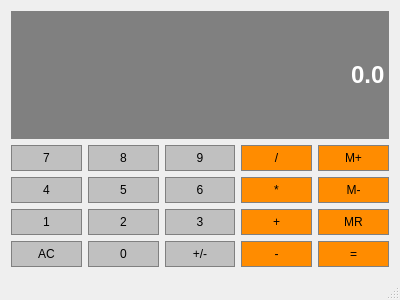
<?xml version="1.0" encoding="UTF-8"?>
<ui version="4.0">
 <class>Calculator</class>
 <widget class="QMainWindow" name="Calculator">
  <property name="geometry">
   <rect>
    <x>0</x>
    <y>0</y>
    <width>400</width>
    <height>300</height>
   </rect>
  </property>
  <property name="windowTitle">
   <string>Calculator</string>
  </property>
  <widget class="QWidget" name="centralWidget">
   <layout class="QGridLayout" name="gridLayout">
    <item row="3" column="0">
     <widget class="QPushButton" name="Btn1">
      <property name="sizePolicy">
       <sizepolicy hsizetype="Preferred" vsizetype="Preferred">
        <horstretch>0</horstretch>
        <verstretch>0</verstretch>
       </sizepolicy>
      </property>
      <property name="styleSheet">
       <string notr="true">QPushButton {
	background-color: #C0C0C0;
	border: 1px solid grey;
	padding: 5px;
}

QPushButton:pressed {
	background-color: #A9A9A9;
	border: 1px solid grey;
	padding: 5px;
}</string>
      </property>
      <property name="text">
       <string>1</string>
      </property>
     </widget>
    </item>
    <item row="1" column="0">
     <widget class="QPushButton" name="Btn7">
      <property name="sizePolicy">
       <sizepolicy hsizetype="Preferred" vsizetype="Preferred">
        <horstretch>0</horstretch>
        <verstretch>0</verstretch>
       </sizepolicy>
      </property>
      <property name="styleSheet">
       <string notr="true">QPushButton {
	background-color: #C0C0C0;
	border: 1px solid grey;
	padding: 5px;
}

QPushButton:pressed {
	background-color: #A9A9A9;
	border: 1px solid grey;
	padding: 5px;
}</string>
      </property>
      <property name="text">
       <string>7</string>
      </property>
     </widget>
    </item>
    <item row="1" column="2">
     <widget class="QPushButton" name="Btn9">
      <property name="sizePolicy">
       <sizepolicy hsizetype="Preferred" vsizetype="Preferred">
        <horstretch>0</horstretch>
        <verstretch>0</verstretch>
       </sizepolicy>
      </property>
      <property name="styleSheet">
       <string notr="true">QPushButton {
	background-color: #C0C0C0;
	border: 1px solid grey;
	padding: 5px;
}

QPushButton:pressed {
	background-color: #A9A9A9;
	border: 1px solid grey;
	padding: 5px;
}</string>
      </property>
      <property name="text">
       <string>9</string>
      </property>
     </widget>
    </item>
    <item row="1" column="3">
     <widget class="QPushButton" name="BtnDiv">
      <property name="sizePolicy">
       <sizepolicy hsizetype="Preferred" vsizetype="Preferred">
        <horstretch>0</horstretch>
        <verstretch>0</verstretch>
       </sizepolicy>
      </property>
      <property name="styleSheet">
       <string notr="true">QPushButton {
	background-color: #FF8C00;
	border: 1px solid grey;
	padding: 5px;
}

QPushButton:pressed {
	background-color: #A9A9A9;
	border: 1px solid grey;
	padding: 5px;
}</string>
      </property>
      <property name="text">
       <string>/</string>
      </property>
     </widget>
    </item>
    <item row="1" column="1">
     <widget class="QPushButton" name="Btn8">
      <property name="sizePolicy">
       <sizepolicy hsizetype="Preferred" vsizetype="Preferred">
        <horstretch>0</horstretch>
        <verstretch>0</verstretch>
       </sizepolicy>
      </property>
      <property name="styleSheet">
       <string notr="true">QPushButton {
	background-color: #C0C0C0;
	border: 1px solid grey;
	padding: 5px;
}

QPushButton:pressed {
	background-color: #A9A9A9;
	border: 1px solid grey;
	padding: 5px;
}</string>
      </property>
      <property name="text">
       <string>8</string>
      </property>
     </widget>
    </item>
    <item row="1" column="4">
     <widget class="QPushButton" name="BtnMemPlus">
      <property name="sizePolicy">
       <sizepolicy hsizetype="Preferred" vsizetype="Preferred">
        <horstretch>0</horstretch>
        <verstretch>0</verstretch>
       </sizepolicy>
      </property>
      <property name="styleSheet">
       <string notr="true">QPushButton {
	background-color: #FF8C00;
	border: 1px solid grey;
	padding: 5px;
}

QPushButton:pressed {
	background-color: #A9A9A9;
	border: 1px solid grey;
	padding: 5px;
}</string>
      </property>
      <property name="text">
       <string>M+</string>
      </property>
     </widget>
    </item>
    <item row="2" column="4">
     <widget class="QPushButton" name="BtnMemMinus">
      <property name="sizePolicy">
       <sizepolicy hsizetype="Preferred" vsizetype="Preferred">
        <horstretch>0</horstretch>
        <verstretch>0</verstretch>
       </sizepolicy>
      </property>
      <property name="styleSheet">
       <string notr="true">QPushButton {
	background-color: #FF8C00;
	border: 1px solid grey;
	padding: 5px;
}

QPushButton:pressed {
	background-color: #A9A9A9;
	border: 1px solid grey;
	padding: 5px;
}</string>
      </property>
      <property name="text">
       <string>M-</string>
      </property>
     </widget>
    </item>
    <item row="2" column="0">
     <widget class="QPushButton" name="Btn4">
      <property name="sizePolicy">
       <sizepolicy hsizetype="Preferred" vsizetype="Preferred">
        <horstretch>0</horstretch>
        <verstretch>0</verstretch>
       </sizepolicy>
      </property>
      <property name="styleSheet">
       <string notr="true">QPushButton {
	background-color: #C0C0C0;
	border: 1px solid grey;
	padding: 5px;
}

QPushButton:pressed {
	background-color: #A9A9A9;
	border: 1px solid grey;
	padding: 5px;
}</string>
      </property>
      <property name="text">
       <string>4</string>
      </property>
     </widget>
    </item>
    <item row="2" column="2">
     <widget class="QPushButton" name="Btn6">
      <property name="sizePolicy">
       <sizepolicy hsizetype="Preferred" vsizetype="Preferred">
        <horstretch>0</horstretch>
        <verstretch>0</verstretch>
       </sizepolicy>
      </property>
      <property name="styleSheet">
       <string notr="true">QPushButton {
	background-color: #C0C0C0;
	border: 1px solid grey;
	padding: 5px;
}

QPushButton:pressed {
	background-color: #A9A9A9;
	border: 1px solid grey;
	padding: 5px;
}</string>
      </property>
      <property name="text">
       <string>6</string>
      </property>
     </widget>
    </item>
    <item row="2" column="3">
     <widget class="QPushButton" name="BtnMult">
      <property name="sizePolicy">
       <sizepolicy hsizetype="Preferred" vsizetype="Preferred">
        <horstretch>0</horstretch>
        <verstretch>0</verstretch>
       </sizepolicy>
      </property>
      <property name="styleSheet">
       <string notr="true">QPushButton {
	background-color: #FF8C00;
	border: 1px solid grey;
	padding: 5px;
}

QPushButton:pressed {
	background-color: #A9A9A9;
	border: 1px solid grey;
	padding: 5px;
}</string>
      </property>
      <property name="text">
       <string>*</string>
      </property>
     </widget>
    </item>
    <item row="2" column="1">
     <widget class="QPushButton" name="Btn5">
      <property name="sizePolicy">
       <sizepolicy hsizetype="Preferred" vsizetype="Preferred">
        <horstretch>0</horstretch>
        <verstretch>0</verstretch>
       </sizepolicy>
      </property>
      <property name="styleSheet">
       <string notr="true">QPushButton {
	background-color: #C0C0C0;
	border: 1px solid grey;
	padding: 5px;
}

QPushButton:pressed {
	background-color: #A9A9A9;
	border: 1px solid grey;
	padding: 5px;
}</string>
      </property>
      <property name="text">
       <string>5</string>
      </property>
     </widget>
    </item>
    <item row="4" column="0">
     <widget class="QPushButton" name="BtnAC">
      <property name="sizePolicy">
       <sizepolicy hsizetype="Preferred" vsizetype="Preferred">
        <horstretch>0</horstretch>
        <verstretch>0</verstretch>
       </sizepolicy>
      </property>
      <property name="styleSheet">
       <string notr="true">QPushButton {
	background-color: #C0C0C0;
	border: 1px solid grey;
	padding: 5px;
}

QPushButton:pressed {
	background-color: #A9A9A9;
	border: 1px solid grey;
	padding: 5px;
}</string>
      </property>
      <property name="text">
       <string>AC</string>
      </property>
     </widget>
    </item>
    <item row="3" column="1">
     <widget class="QPushButton" name="Btn2">
      <property name="sizePolicy">
       <sizepolicy hsizetype="Preferred" vsizetype="Preferred">
        <horstretch>0</horstretch>
        <verstretch>0</verstretch>
       </sizepolicy>
      </property>
      <property name="styleSheet">
       <string notr="true">QPushButton {
	background-color: #C0C0C0;
	border: 1px solid grey;
	padding: 5px;
}

QPushButton:pressed {
	background-color: #A9A9A9;
	border: 1px solid grey;
	padding: 5px;
}</string>
      </property>
      <property name="text">
       <string>2</string>
      </property>
     </widget>
    </item>
    <item row="3" column="2">
     <widget class="QPushButton" name="Btn3">
      <property name="sizePolicy">
       <sizepolicy hsizetype="Preferred" vsizetype="Preferred">
        <horstretch>0</horstretch>
        <verstretch>0</verstretch>
       </sizepolicy>
      </property>
      <property name="styleSheet">
       <string notr="true">QPushButton {
	background-color: #C0C0C0;
	border: 1px solid grey;
	padding: 5px;
}

QPushButton:pressed {
	background-color: #A9A9A9;
	border: 1px solid grey;
	padding: 5px;
}</string>
      </property>
      <property name="text">
       <string>3</string>
      </property>
     </widget>
    </item>
    <item row="3" column="3">
     <widget class="QPushButton" name="BtnPlus">
      <property name="sizePolicy">
       <sizepolicy hsizetype="Preferred" vsizetype="Preferred">
        <horstretch>0</horstretch>
        <verstretch>0</verstretch>
       </sizepolicy>
      </property>
      <property name="styleSheet">
       <string notr="true">QPushButton {
	background-color: #FF8C00;
	border: 1px solid grey;
	padding: 5px;
}

QPushButton:pressed {
	background-color: #A9A9A9;
	border: 1px solid grey;
	padding: 5px;
}</string>
      </property>
      <property name="text">
       <string>+</string>
      </property>
     </widget>
    </item>
    <item row="3" column="4">
     <widget class="QPushButton" name="BtnMem">
      <property name="sizePolicy">
       <sizepolicy hsizetype="Preferred" vsizetype="Preferred">
        <horstretch>0</horstretch>
        <verstretch>0</verstretch>
       </sizepolicy>
      </property>
      <property name="styleSheet">
       <string notr="true">QPushButton {
	background-color: #FF8C00;
	border: 1px solid grey;
	padding: 5px;
}

QPushButton:pressed {
	background-color: #A9A9A9;
	border: 1px solid grey;
	padding: 5px;
}</string>
      </property>
      <property name="text">
       <string>MR</string>
      </property>
     </widget>
    </item>
    <item row="4" column="1">
     <widget class="QPushButton" name="Btn0">
      <property name="sizePolicy">
       <sizepolicy hsizetype="Preferred" vsizetype="Preferred">
        <horstretch>0</horstretch>
        <verstretch>0</verstretch>
       </sizepolicy>
      </property>
      <property name="styleSheet">
       <string notr="true">QPushButton {
	background-color: #C0C0C0;
	border: 1px solid grey;
	padding: 5px;
}

QPushButton:pressed {
	background-color: #A9A9A9;
	border: 1px solid grey;
	padding: 5px;
}</string>
      </property>
      <property name="text">
       <string>0</string>
      </property>
     </widget>
    </item>
    <item row="4" column="2">
     <widget class="QPushButton" name="BtnSign">
      <property name="sizePolicy">
       <sizepolicy hsizetype="Preferred" vsizetype="Preferred">
        <horstretch>0</horstretch>
        <verstretch>0</verstretch>
       </sizepolicy>
      </property>
      <property name="styleSheet">
       <string notr="true">QPushButton {
	background-color: #C0C0C0;
	border: 1px solid grey;
	padding: 5px;
}

QPushButton:pressed {
	background-color: #A9A9A9;
	border: 1px solid grey;
	padding: 5px;
}</string>
      </property>
      <property name="text">
       <string>+/-</string>
      </property>
     </widget>
    </item>
    <item row="4" column="3">
     <widget class="QPushButton" name="BtnMinus">
      <property name="sizePolicy">
       <sizepolicy hsizetype="Preferred" vsizetype="Preferred">
        <horstretch>0</horstretch>
        <verstretch>0</verstretch>
       </sizepolicy>
      </property>
      <property name="styleSheet">
       <string notr="true">QPushButton {
	background-color: #FF8C00;
	border: 1px solid grey;
	padding: 5px;
}

QPushButton:pressed {
	background-color: #A9A9A9;
	border: 1px solid grey;
	padding: 5px;
}</string>
      </property>
      <property name="text">
       <string>-</string>
      </property>
     </widget>
    </item>
    <item row="4" column="4">
     <widget class="QPushButton" name="BtnEqual">
      <property name="sizePolicy">
       <sizepolicy hsizetype="Preferred" vsizetype="Preferred">
        <horstretch>0</horstretch>
        <verstretch>0</verstretch>
       </sizepolicy>
      </property>
      <property name="styleSheet">
       <string notr="true">QPushButton {
	background-color: #FF8C00;
	border: 1px solid grey;
	padding: 5px;
}

QPushButton:pressed {
	background-color: #A9A9A9;
	border: 1px solid grey;
	padding: 5px;
}</string>
      </property>
      <property name="text">
       <string>=</string>
      </property>
     </widget>
    </item>
    <item row="0" column="0" colspan="5">
     <widget class="QLineEdit" name="Display">
      <property name="sizePolicy">
       <sizepolicy hsizetype="Preferred" vsizetype="Expanding">
        <horstretch>0</horstretch>
        <verstretch>0</verstretch>
       </sizepolicy>
      </property>
      <property name="font">
       <font>
        <family>Arial</family>
        <pointsize>18</pointsize>
        <weight>75</weight>
        <bold>true</bold>
       </font>
      </property>
      <property name="styleSheet">
       <string notr="true">QLineEdit {
	background-color: gray;
	border: 1px solid grey;
	color: #ffffff
}</string>
      </property>
      <property name="text">
       <string>0.0</string>
      </property>
      <property name="alignment">
       <set>Qt::AlignRight|Qt::AlignTrailing|Qt::AlignVCenter</set>
      </property>
     </widget>
    </item>
   </layout>
  </widget>
  <widget class="QMenuBar" name="menuBar">
   <property name="geometry">
    <rect>
     <x>0</x>
     <y>0</y>
     <width>400</width>
     <height>21</height>
    </rect>
   </property>
  </widget>
  <widget class="QStatusBar" name="statusBar"/>
 </widget>
 <layoutdefault spacing="6" margin="11"/>
 <resources/>
 <connections/>
</ui>
